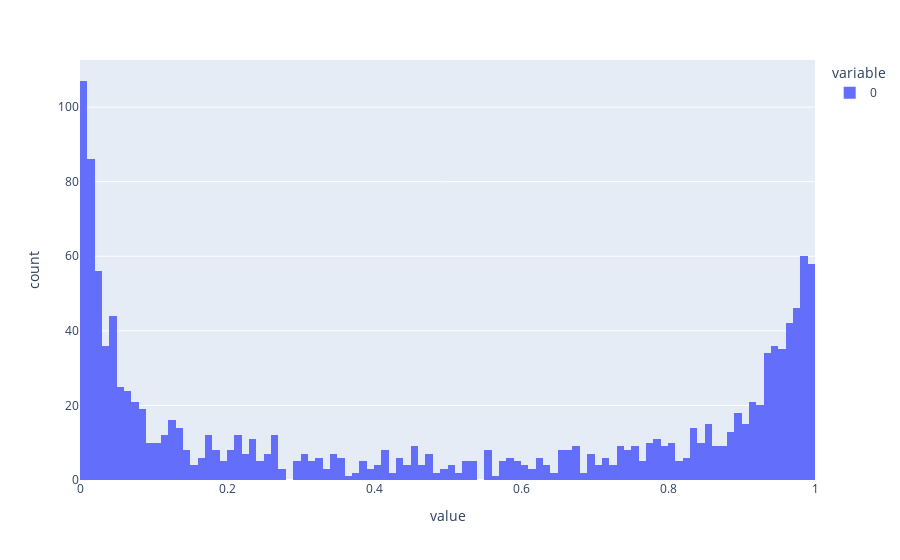

Write notebook code for a chart like this one.
### Code cell
import plotly.express as px

test_features = features[features.index > date_to_timestamp("2025-01-01")]
res = side_model.predict(test_features)

fig = px.histogram(res, nbins=100)
fig.show()

### Figure 1 — Plotly figure (JSON) as saved in the notebook; plotly's stock layout.template omitted (floating-point values rounded to 4 significant figures; data arrays with more than 128 entries replaced by an {"elided": "..."} marker saying what was removed)
{"data": [{"bingroup": "x", "hovertemplate": "variable=0<br>value=%{x}<br>count=%{y}<extra></extra>", "legendgroup": "0", "marker": {"color": "#636efa", "pattern": {"shape": ""}}, "name": "0", "nbinsx": 100, "orientation": "v", "showlegend": true, "type": "histogram", "x": {"elided": "1332 float values"}, "xaxis": "x", "yaxis": "y"}], "layout": {"barmode": "relative", "legend": {"title": {"text": "variable"}, "tracegroupgap": 0}, "margin": {"t": 60}, "xaxis": {"anchor": "y", "domain": [0, 1], "title": {"text": "value"}}, "yaxis": {"anchor": "x", "domain": [0, 1], "title": {"text": "count"}}}}
